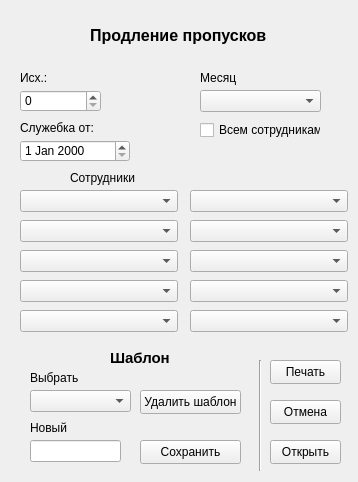
<?xml version="1.0" encoding="UTF-8"?>
<ui version="4.0">
 <class>Form</class>
 <widget class="QWidget" name="Form">
  <property name="geometry">
   <rect>
    <x>0</x>
    <y>0</y>
    <width>358</width>
    <height>482</height>
   </rect>
  </property>
  <property name="windowTitle">
   <string>Form</string>
  </property>
  <widget class="QLabel" name="label_5">
   <property name="geometry">
    <rect>
     <x>70</x>
     <y>170</y>
     <width>101</width>
     <height>16</height>
    </rect>
   </property>
   <property name="text">
    <string>Сотрудники</string>
   </property>
  </widget>
  <widget class="QLabel" name="label_6">
   <property name="geometry">
    <rect>
     <x>90</x>
     <y>20</y>
     <width>191</width>
     <height>31</height>
    </rect>
   </property>
   <property name="font">
    <font>
     <pointsize>12</pointsize>
     <bold>true</bold>
    </font>
   </property>
   <property name="text">
    <string>Продление пропусков</string>
   </property>
  </widget>
  <widget class="QCheckBox" name="cb_all">
   <property name="geometry">
    <rect>
     <x>200</x>
     <y>120</y>
     <width>121</width>
     <height>20</height>
    </rect>
   </property>
   <property name="text">
    <string>Всем сотрудникам</string>
   </property>
  </widget>
  <widget class="QPushButton" name="b_ok">
   <property name="geometry">
    <rect>
     <x>270</x>
     <y>360</y>
     <width>71</width>
     <height>24</height>
    </rect>
   </property>
   <property name="text">
    <string>Печать</string>
   </property>
  </widget>
  <widget class="QPushButton" name="b_cancel">
   <property name="geometry">
    <rect>
     <x>270</x>
     <y>400</y>
     <width>71</width>
     <height>24</height>
    </rect>
   </property>
   <property name="text">
    <string>Отмена</string>
   </property>
  </widget>
  <widget class="QDateEdit" name="d_note">
   <property name="geometry">
    <rect>
     <x>20</x>
     <y>140</y>
     <width>110</width>
     <height>22</height>
    </rect>
   </property>
  </widget>
  <widget class="QLabel" name="label_7">
   <property name="geometry">
    <rect>
     <x>20</x>
     <y>120</y>
     <width>101</width>
     <height>16</height>
    </rect>
   </property>
   <property name="text">
    <string>Служебка от:</string>
   </property>
  </widget>
  <widget class="QSpinBox" name="number">
   <property name="geometry">
    <rect>
     <x>20</x>
     <y>90</y>
     <width>81</width>
     <height>22</height>
    </rect>
   </property>
  </widget>
  <widget class="QLabel" name="label_8">
   <property name="geometry">
    <rect>
     <x>20</x>
     <y>70</y>
     <width>49</width>
     <height>16</height>
    </rect>
   </property>
   <property name="text">
    <string>Исх.:</string>
   </property>
  </widget>
  <widget class="QPushButton" name="b_open">
   <property name="geometry">
    <rect>
     <x>270</x>
     <y>440</y>
     <width>71</width>
     <height>24</height>
    </rect>
   </property>
   <property name="text">
    <string>Открыть</string>
   </property>
  </widget>
  <widget class="Line" name="line">
   <property name="geometry">
    <rect>
     <x>250</x>
     <y>360</y>
     <width>20</width>
     <height>111</height>
    </rect>
   </property>
   <property name="orientation">
    <enum>Qt::Vertical</enum>
   </property>
  </widget>
  <widget class="QComboBox" name="comboBox">
   <property name="geometry">
    <rect>
     <x>30</x>
     <y>390</y>
     <width>101</width>
     <height>22</height>
    </rect>
   </property>
  </widget>
  <widget class="QLineEdit" name="lineEdit">
   <property name="geometry">
    <rect>
     <x>30</x>
     <y>440</y>
     <width>91</width>
     <height>22</height>
    </rect>
   </property>
  </widget>
  <widget class="QLabel" name="label_11">
   <property name="geometry">
    <rect>
     <x>110</x>
     <y>350</y>
     <width>91</width>
     <height>16</height>
    </rect>
   </property>
   <property name="font">
    <font>
     <pointsize>11</pointsize>
     <italic>false</italic>
     <bold>true</bold>
    </font>
   </property>
   <property name="text">
    <string>Шаблон</string>
   </property>
  </widget>
  <widget class="QLabel" name="label_10">
   <property name="geometry">
    <rect>
     <x>30</x>
     <y>370</y>
     <width>49</width>
     <height>16</height>
    </rect>
   </property>
   <property name="text">
    <string>Выбрать</string>
   </property>
  </widget>
  <widget class="QLabel" name="label_12">
   <property name="geometry">
    <rect>
     <x>30</x>
     <y>420</y>
     <width>49</width>
     <height>16</height>
    </rect>
   </property>
   <property name="text">
    <string>Новый</string>
   </property>
  </widget>
  <widget class="QPushButton" name="b_save">
   <property name="geometry">
    <rect>
     <x>140</x>
     <y>440</y>
     <width>101</width>
     <height>24</height>
    </rect>
   </property>
   <property name="text">
    <string>Сохранить</string>
   </property>
  </widget>
  <widget class="QPushButton" name="b_kill">
   <property name="geometry">
    <rect>
     <x>140</x>
     <y>390</y>
     <width>101</width>
     <height>24</height>
    </rect>
   </property>
   <property name="text">
    <string>Удалить шаблон</string>
   </property>
  </widget>
  <widget class="QComboBox" name="worker_1">
   <property name="geometry">
    <rect>
     <x>20</x>
     <y>190</y>
     <width>158</width>
     <height>22</height>
    </rect>
   </property>
  </widget>
  <widget class="QComboBox" name="worker_2">
   <property name="geometry">
    <rect>
     <x>20</x>
     <y>220</y>
     <width>158</width>
     <height>22</height>
    </rect>
   </property>
  </widget>
  <widget class="QComboBox" name="worker_3">
   <property name="geometry">
    <rect>
     <x>20</x>
     <y>250</y>
     <width>158</width>
     <height>22</height>
    </rect>
   </property>
  </widget>
  <widget class="QComboBox" name="worker_4">
   <property name="geometry">
    <rect>
     <x>20</x>
     <y>280</y>
     <width>158</width>
     <height>22</height>
    </rect>
   </property>
  </widget>
  <widget class="QComboBox" name="worker_5">
   <property name="geometry">
    <rect>
     <x>20</x>
     <y>310</y>
     <width>158</width>
     <height>22</height>
    </rect>
   </property>
  </widget>
  <widget class="QComboBox" name="worker_6">
   <property name="geometry">
    <rect>
     <x>190</x>
     <y>190</y>
     <width>158</width>
     <height>22</height>
    </rect>
   </property>
  </widget>
  <widget class="QComboBox" name="worker_7">
   <property name="geometry">
    <rect>
     <x>190</x>
     <y>220</y>
     <width>158</width>
     <height>22</height>
    </rect>
   </property>
  </widget>
  <widget class="QComboBox" name="worker_8">
   <property name="geometry">
    <rect>
     <x>190</x>
     <y>250</y>
     <width>158</width>
     <height>22</height>
    </rect>
   </property>
  </widget>
  <widget class="QComboBox" name="worker_9">
   <property name="geometry">
    <rect>
     <x>190</x>
     <y>280</y>
     <width>158</width>
     <height>22</height>
    </rect>
   </property>
  </widget>
  <widget class="QComboBox" name="cb_month">
   <property name="geometry">
    <rect>
     <x>200</x>
     <y>90</y>
     <width>121</width>
     <height>22</height>
    </rect>
   </property>
  </widget>
  <widget class="QLabel" name="label">
   <property name="geometry">
    <rect>
     <x>200</x>
     <y>70</y>
     <width>49</width>
     <height>16</height>
    </rect>
   </property>
   <property name="text">
    <string>Месяц</string>
   </property>
  </widget>
  <widget class="QComboBox" name="worker_10">
   <property name="geometry">
    <rect>
     <x>190</x>
     <y>310</y>
     <width>158</width>
     <height>22</height>
    </rect>
   </property>
  </widget>
 </widget>
 <resources/>
 <connections/>
</ui>
